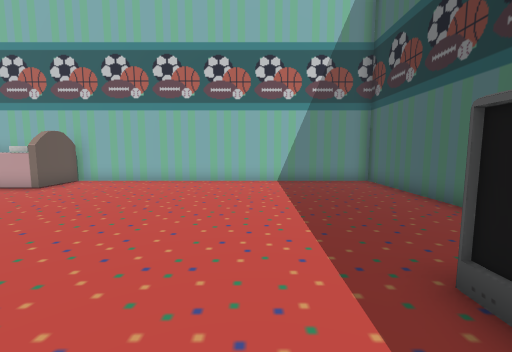
[1] (above)

16 first-person views from a walk through a Unity game level. The camera is 1.4 m above the floor, tilts 6° down and sees 90° across. The floor is counted in squares, 1 m on a side. Each view is taken from the middle of a square. On the plan, view 1 faces up. The plan holds only what a view shows up to about 13 squares ahead; the rest is blank. The player character is not drawn. Some surface patterns are stand-ins.

[2]
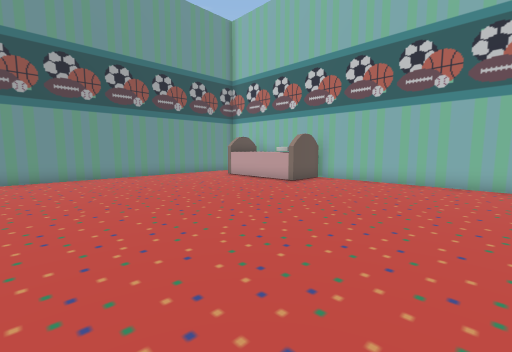

[3]
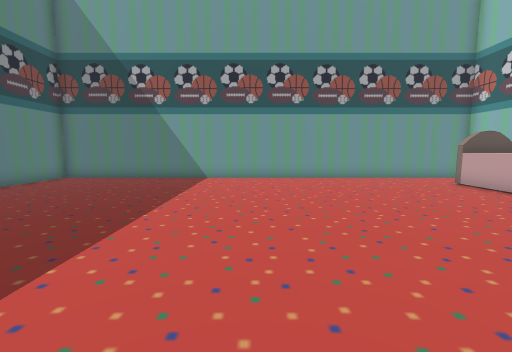

[4]
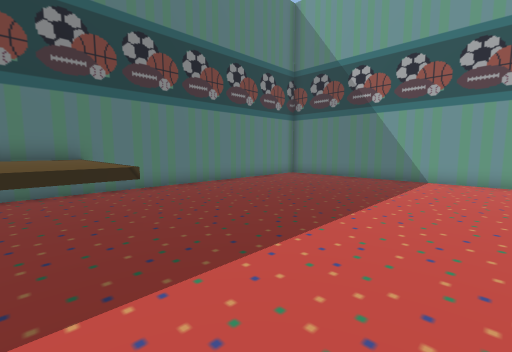

[5]
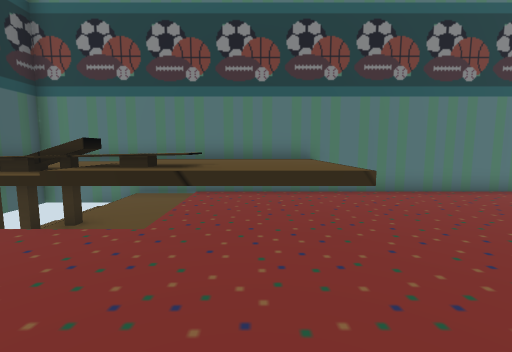

[6]
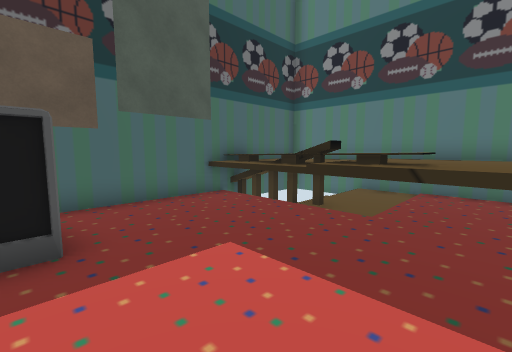

[7]
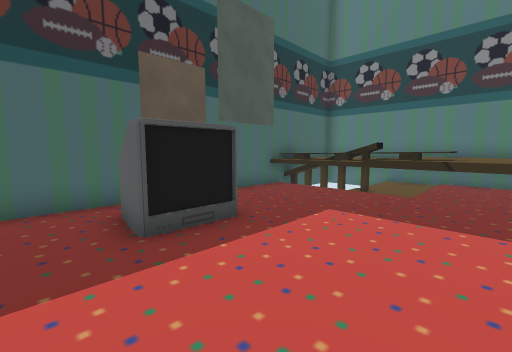

[8]
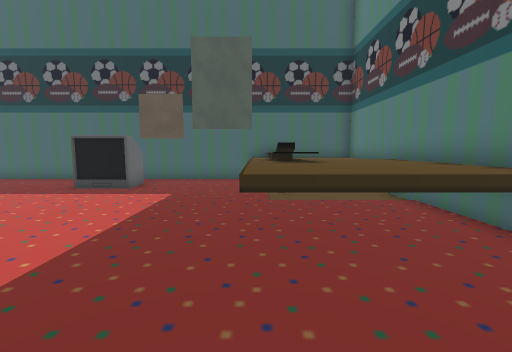

[9]
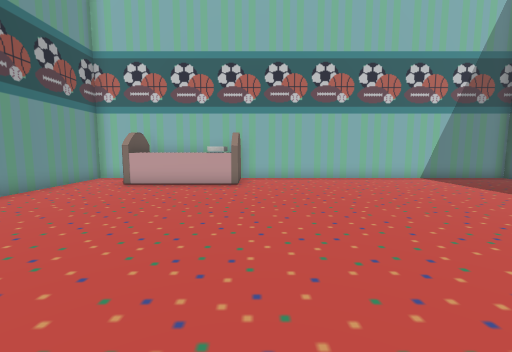

[10]
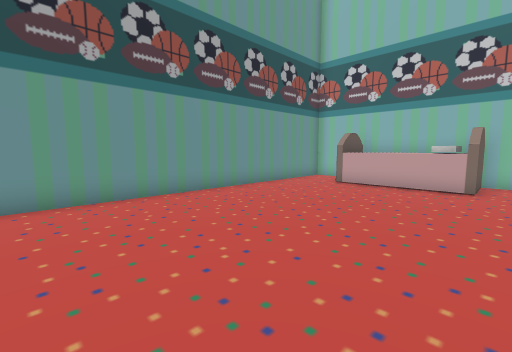

[11]
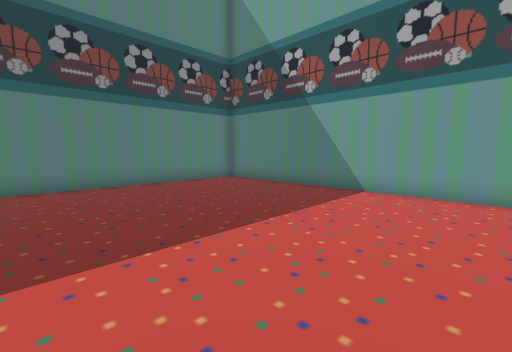

[12]
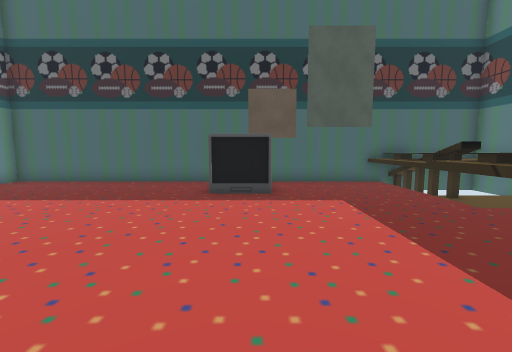

[13]
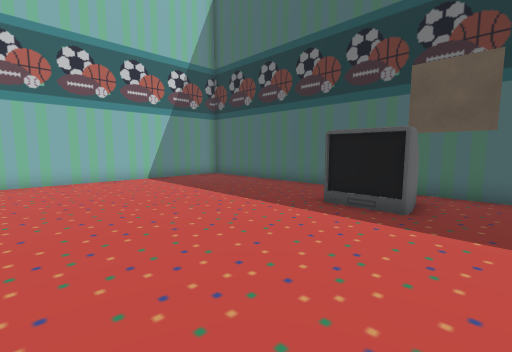

[14]
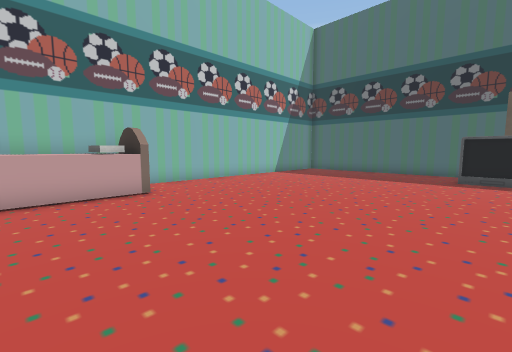

[15]
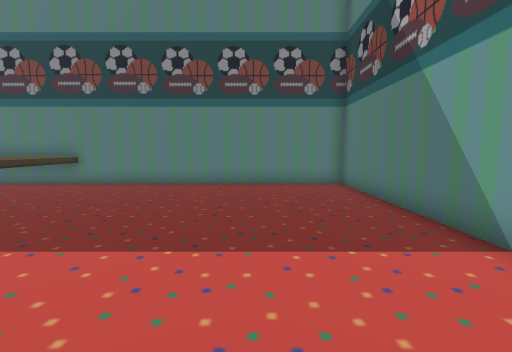

[16]
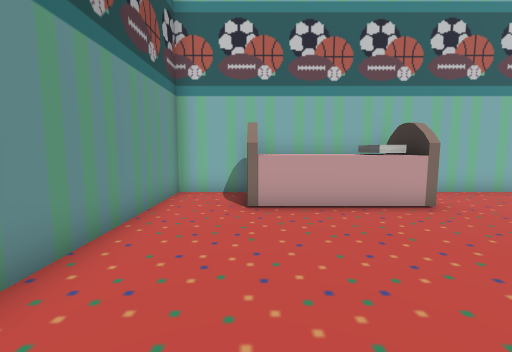

### Floor plan
Key: @ floor where view 1 was taken; # wall or solid block; . floor; ^ raised ledge; B bed; O other object.
Columns run from 15 left of view 1 to 5 right of it. Each row starts with its distance up from view 1.
 11 ###BBBBB#############
 10 #..BBBBB............#
  9 #..BBBBB............#
  8 #...................#
  7 #...................#
  6 #...................#
  5 #...................#
  4 #...................#
  3 #...................#
  2 #................OOO#
  1 #................OOO#
  0 #..............@....#
 -1 #...................#
 -2 #...................#
 -3 #...................#
 -4 #..........^^^^^^^^^^
 -5 #..........^^^^^^^^^^
 -6 #..........^^^^^^^^^^
 -7 #..........^^^^^^^^^^
 -8 #..........^^^^^^^^^^
 -9 ########### ^^^^^^^^

Where each view was taken, in squares from view 1:
view 1: 0 up, 0 right, facing up
view 2: 0 up, 1 left, facing up-left
view 3: 1 up, 2 left, facing left
view 4: 1 up, 2 left, facing down-left
view 5: 0 up, 2 left, facing down
view 6: 1 up, 2 left, facing down-right
view 7: 4 up, 2 left, facing down-right
view 8: 4 down, 7 left, facing right
view 9: 1 down, 7 left, facing up
view 10: 1 down, 7 left, facing up-left
view 11: 2 up, 6 left, facing down-left
view 12: 1 up, 6 left, facing right
view 13: 1 down, 4 left, facing up-right
view 14: 1 up, 11 left, facing up-right
view 15: 2 up, 11 left, facing down
view 16: 3 up, 12 left, facing up
